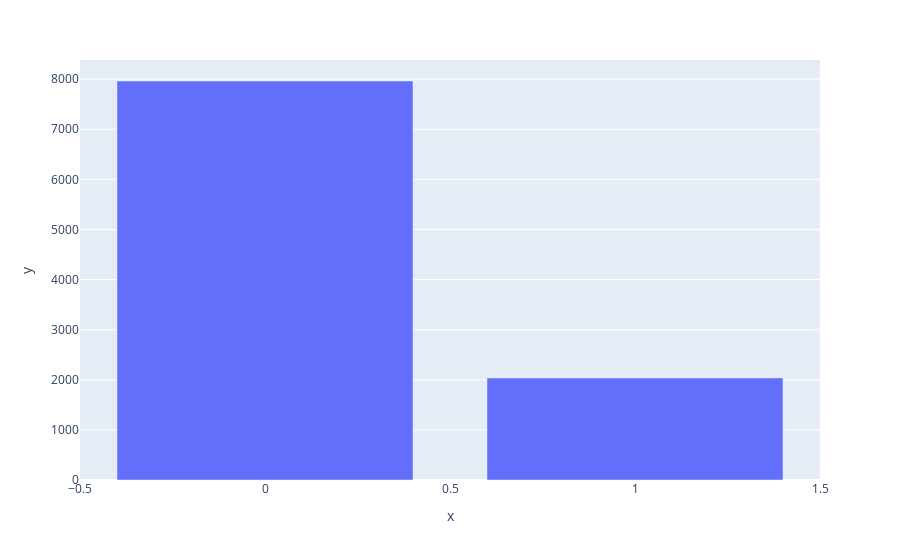

This figure's notebook cell:
### Code cell
px.bar(x=data['churn'].value_counts().index , y =data['churn'].value_counts().values )

### Figure 1 — Plotly figure (JSON) as saved in the notebook; plotly's stock layout.template omitted (floating-point values rounded to 4 significant figures)
{"data": [{"alignmentgroup": "True", "hovertemplate": "x=%{x}<br>y=%{y}<extra></extra>", "legendgroup": "", "marker": {"color": "#636efa", "pattern": {"shape": ""}}, "name": "", "offsetgroup": "", "orientation": "v", "showlegend": false, "textposition": "auto", "type": "bar", "x": [0, 1], "xaxis": "x", "y": [7963, 2037], "yaxis": "y"}], "layout": {"barmode": "relative", "legend": {"tracegroupgap": 0}, "margin": {"t": 60}, "xaxis": {"anchor": "y", "domain": [0, 1], "title": {"text": "x"}}, "yaxis": {"anchor": "x", "domain": [0, 1], "title": {"text": "y"}}}}
